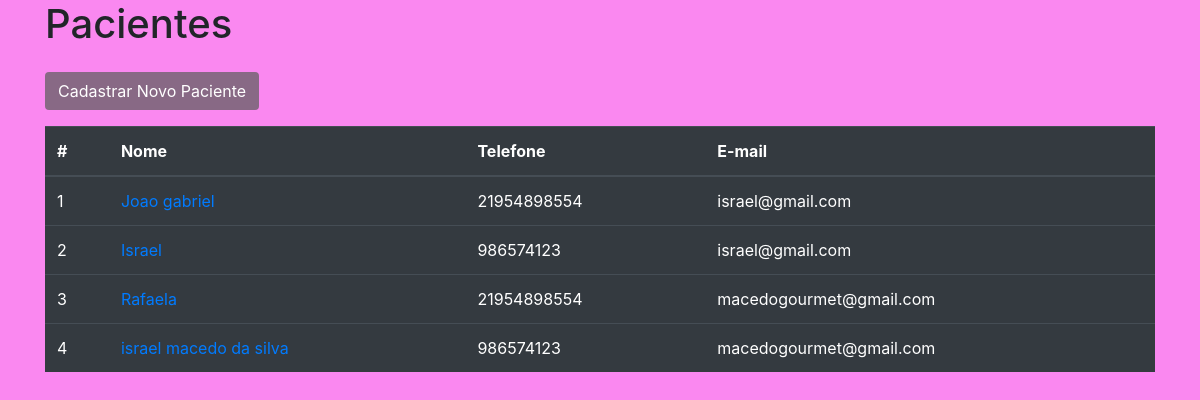
Page /painel/ on the committed database.
### dietas_app/models.py (models this page shows, shortened)
class Base(models.Model):
    criado = models.DateField('Criação', auto_now_add=True)
    modificado = models.DateField('Atualização', auto_now=True)
    ativo = models.BooleanField('Ativo?', default=True )
    class Meta:
        abstract = True

class Paciente(Base):
    nome = models.CharField('nome', max_length=100)
    telefone = models.CharField('Telefone', max_length=20)
    email = models.EmailField('E-mail')

### dietas_app/views.py (the view)
# urls.py: path('painel/', painel, name = 'painel'),
def painel(request):
    pacientes = Paciente.objects.all()
    context={
        'pacientes': pacientes
    }
    return render(request, 'painel.html',context)

### dietas_app/templates/painel.html (shortened to what this page needs)
{% load static %}
<!DOCTYPE html>
<html lang="pt-br">
<head>
    <link rel="stylesheet" href="https://maxcdn.bootstrapcdn.com/bootstrap/4.5.2/css/bootstrap.min.css">
    <link rel="stylesheet" href="{% static 'css/style.css' %}">
</head>
<body>
    <div class="container">
        <h1>Pacientes</h1>
        <a class="btn my-3"  href="/cadastro/">Cadastrar Novo Paciente</a>
        <table class="table table-dark">
            <thead>
                <tr>
                    <th scope="col">#</th>
                    <th scope="col">Nome</th>
                    <th scope="col">Telefone</th>
                    <th scope="col">E-mail</th>
                </tr>
            </thead>
            <tbody>
                {% for p in pacientes %}
                    <tr>
                        <td scope="row">{{ p.id }}</td>
                        <td scope="row"><a href="{% url 'paciente' p.id %}">{{ p.nome }}</a></td>
                        <td scope="row">{{ p.telefone }}</td>
                        <td scope="row">{{ p.email }}</td>
                    </tr>
                {% endfor %}
            </tbody>
        </table>
    </div>
</body>
</html>

### dietas_app/static/css/style.css (style rules this page uses)
body { background-color:rgb(250, 136, 240); }
.btn { margin-top: 10px; background-color: rgb(136, 105, 133); color: white; }

### rows in the picture
Paciente: id "1", nome "Joao gabriel", telefone "21954898554", email "israel@gmail.com"
Paciente: id "2", nome "Israel", telefone "986574123", email "israel@gmail.com"
Paciente: id "3", nome "Rafaela", telefone "21954898554", email "macedogourmet@gmail.com"
Paciente: id "4", nome "israel macedo da silva", telefone "986574123", email "macedogourmet@gmail.com"
